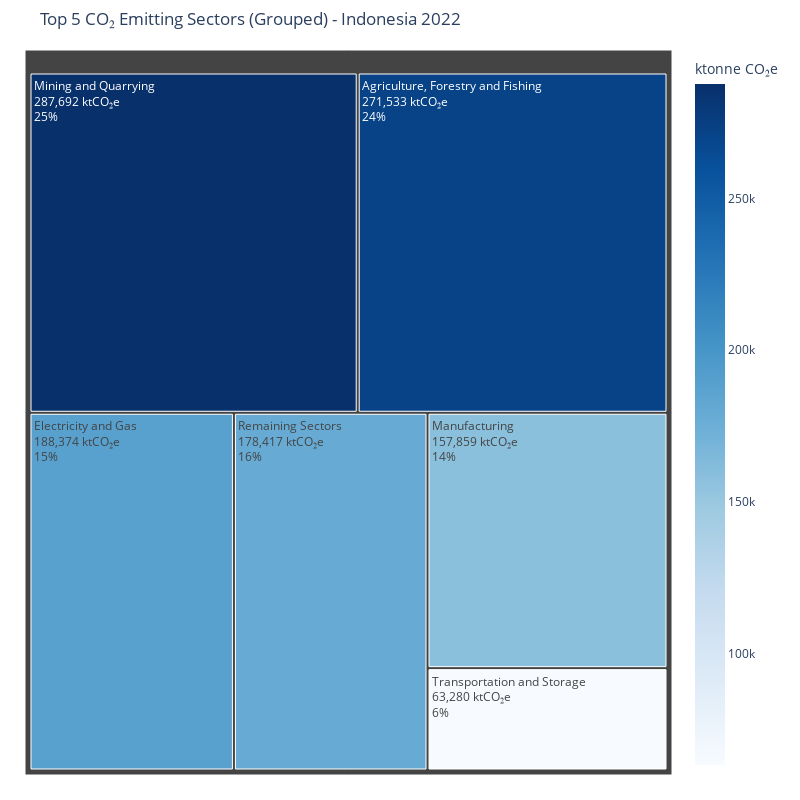

Notebook code for this chart:
### Code cell
# Step 1: Sort by CO2 emissions in 2022
sorted_df_CO2_22 = aggregated_df_22.sort_values(by='C2022', ascending=False).reset_index(drop=True)

# Step 2: Select top 6 initially (to ensure we have a buffer if "Other Services Activities" is within top 5)
top_6_CO2_22 = sorted_df_CO2_22.iloc[:6].copy()

# Step 3: Check if "Other Services Activities" is in the top 6
mask_osa_22 = top_6_CO2_22['Sector'] == 'Other Services Activities'

if mask_osa_22.any():
    # Remove "Other Services Activities" from top 6
    top_6_CO2_22 = top_6_CO2_22[~mask_osa_22]
    # Now pick the top 5 after removal
    top_5_CO2_22 = top_6_CO2_22.iloc[:5]
else:
    # If "Other Services Activities" not in top 6, just take top 5 normally
    top_5_CO2_22 = top_6_CO2_22.iloc[:5]

# Step 4: Sum the rest including "Other Services Activities" if it was removed
excluded_sectors_22 = sorted_df_CO2_22[~sorted_df_CO2_22['Sector'].isin(top_5_CO2_22['Sector'])]
others_sum_22 = excluded_sectors_22['C2022'].sum()

# Step 5: Create a new row for "Others"
others_row_22 = pd.DataFrame({
    'Sector': ['Remaining Sectors'],
    'C2022': [others_sum_22]
})

# Step 6: Combine top 5 with "Others"
final_df_22 = pd.concat([top_5_CO2_22, others_row_22], ignore_index=True)

# Step 1: Define manual percentages in correct order matching final_df_22
manual_percentages_emission_22 = ['24%', '15%', '14%', '25%', '16%', '6%']  # Update if your order change
# Step 2: Add the manual percentage column
final_df_22['ManualPercent'] = manual_percentages_emission_22

# Step 3: Plot treemap with custom data
fig = px.treemap(
    final_df_22,
    path=['Sector'],
    values='C2022',
    title='Top 5 CO₂ Emitting Sectors (Grouped) - Indonesia 2022',
    color='C2022',
    color_continuous_scale='Blues'
)

# Step 4: Update trace to show: sector label, value (ktCO₂e), then percentage
fig.update_traces(
    texttemplate='%{label}<br>%{value:,.0f} ktCO₂e<br>%{customdata}',
    customdata=final_df_22[['ManualPercent']],
    textinfo='label+value+text'
)

# Step 5: Final layout settings
fig.update_layout(
    width=800,
    height=800,
    margin=dict(t=50, l=25, r=25, b=25),
    coloraxis_colorbar=dict(title="ktonne CO₂e")
)

fig.show()

### Figure 1 — Plotly figure (JSON) as saved in the notebook; plotly's stock layout.template omitted (floating-point values rounded to 4 significant figures)
{"data": [{"branchvalues": "total", "customdata": [["24%"], ["15%"], ["14%"], ["25%"], ["16%"], ["6%"]], "domain": {"x": [0, 1], "y": [0, 1]}, "hovertemplate": "labels=%{label}<br>C2022_sum=%{value}<br>parent=%{parent}<br>id=%{id}<br>C2022=%{color}<extra></extra>", "ids": ["Agriculture, Forestry and Fishing", "Electricity and Gas", "Manufacturing", "Mining and Quarrying", "Remaining Sectors", "Transportation and Storage"], "labels": ["Agriculture, Forestry and Fishing", "Electricity and Gas", "Manufacturing", "Mining and Quarrying", "Remaining Sectors", "Transportation and Storage"], "marker": {"coloraxis": "coloraxis", "colors": [271500.0, 188400.0, 157900.0, 287700.0, 178400.0, 63280.0]}, "name": "", "parents": ["", "", "", "", "", ""], "textinfo": "label+value+text", "texttemplate": "%{label}<br>%{value:,.0f} ktCO₂e<br>%{customdata}", "type": "treemap", "values": [271500.0, 188400.0, 157900.0, 287700.0, 178400.0, 63280.0]}], "layout": {"coloraxis": {"colorbar": {"title": {"text": "ktonne CO₂e"}}, "colorscale": [[0, "rgb(247,251,255)"], [0.125, "rgb(222,235,247)"], [0.25, "rgb(198,219,239)"], [0.375, "rgb(158,202,225)"], [0.5, "rgb(107,174,214)"], [0.625, "rgb(66,146,198)"], [0.75, "rgb(33,113,181)"], [0.875, "rgb(8,81,156)"], [1, "rgb(8,48,107)"]]}, "height": 800, "legend": {"tracegroupgap": 0}, "margin": {"b": 25, "l": 25, "r": 25, "t": 50}, "title": {"text": "Top 5 CO₂ Emitting Sectors (Grouped) - Indonesia 2022"}, "width": 800}}
